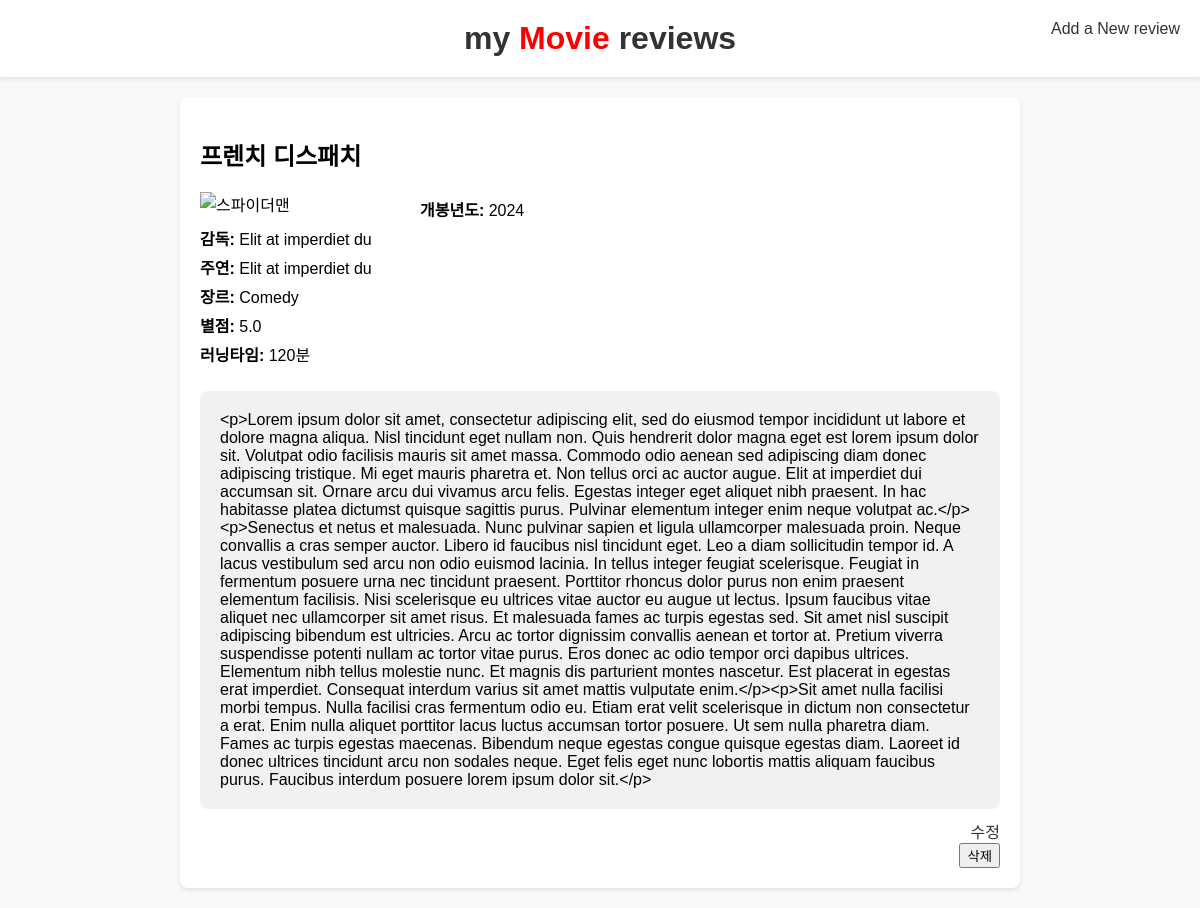
/review/6/, run on the app's committed database.
### movie/models.py (models this page shows)
class Review(models.Model):
    title = models.CharField(max_length=200)
    openingDate = models.CharField(max_length=20)
    genre = models.CharField(max_length=200)
    score = models.CharField(max_length=20)
    runningtime = models.CharField(max_length=20)
    text = models.TextField()
    director = models.CharField(max_length=20)
    actor = models.CharField(max_length=20)

### movie/views.py (the view)
# urls.py: path('review/<int:pk>/', views.review_detail, name='review_detail'),
def review_detail(request, pk):
    review = Review.objects.get(id=pk)
    context = {
        'review' : review
    }
    return render(request, 'review_detail.html', context)

### templates/review_detail.html (shortened to what this page needs)
{% load static %}
<!DOCTYPE html>
<html lang="ko">
<head>
    <link rel="stylesheet" href="{% static 'header.css'%}">
    <link rel="stylesheet" href="{% static 'detail.css'%}">
</head>
<body>
<header>
    <a class="mainTitle" href="{% url 'review_list' %}"> <h1>my <span style="color: red;">Movie</span> reviews</h1></a>
    <a class="create" href="{% url 'review_create' %}">Add a New review</a>
</header>
<div class="container">
    <div class="movie-review">
        <h2>{{ review.title }}</h2>
        <div class="movie-details">
            <img src="{% static 'images/spiderman.jpg' %}" alt="스파이더맨">
            <p><strong>개봉년도:</strong> {{ review.openingDate }}</p>
            <p><strong>감독:</strong> {{ review.director }}</p>
            <p><strong>주연:</strong> {{ review.actor}}</p>
            <p><strong>장르:</strong> {{ review.genre }}</p>
            <p><strong>별점:</strong> {{ review.score }}</p>
            <p><strong>러닝타임:</strong> {{ review.runningtime }}분</p>
        </div>
        <div class="review-text">
            {{ review.text }}
        </div>
        <div class="actions">
            <a href="{% url 'review_edit' review.id %}">수정</a>
            <form action="/review/{{review.id}}/delete" method="post">
                <input type="submit" value="삭제">
            </form>
        </div>
    </div>
</div>
</body>
</html>

### movie/static/header.css (style rules this page uses)
body { font-family: Arial, sans-serif; margin: 0; padding: 0; background-color: #f9f9f9; }
header { background-color: white; padding: 20px; text-align: center; box-shadow: 0 2px 4px rgba(0,0,0,0.1); }
header h1 { margin: 0; color: #333; }
.mainTitle { text-decoration: none; }
.create { position: absolute; right: 20px; top: 20px; text-decoration: none; color: #333; }
.container { display: flex; justify-content: center; padding: 20px; gap: 20px; flex-wrap: wrap; }

### movie/static/detail.css (style rules this page uses)
.container { display: flex; justify-content: center; padding: 20px; }
.movie-review { background-color: white; padding: 20px; border-radius: 8px; box-shadow: 0 2px 4px rgba(0,0,0,0.1); width: 800px; }
.movie-review img { float: left; margin-right: 20px; width: 200px; height: auto; }
.movie-details { overflow: hidden; }
.movie-details p { margin: 5px 0; }
.review-text { margin-top: 20px; padding: 20px; background-color: #f1f1f1; border-radius: 8px; }
.actions { text-align: right; margin-top: 10px; }
.actions a { margin-left: 10px; text-decoration: none; color: #333; }

### data on the page
Review: title "프렌치 디스패치", openingDate "2024", director "Elit at imperdiet du", actor "Elit at imperdiet du", genre "Comedy", score "5.0", runningtime "120", text "<p>Lorem ipsum dolor sit amet, consectetur adipiscing elit, sed do eiusmod tempor incididunt ut labore et dolore magna aliqua. Nisl tincidunt eget nullam non. Quis hendrerit dolor magna eget est lorem ipsum dolor sit. Volutpat odio facilisis mauris sit amet massa. Commodo odio aenean sed adipiscing diam donec adipiscing tristique. Mi eget mauris pharetra et. Non tellus orci ac auctor augue. Elit at imperdiet dui accumsan sit. Ornare arcu dui vivamus arcu felis. Egestas integer eget aliquet nibh praesent. In hac habitasse platea dictumst quisque sagittis purus. Pulvinar elementum integer enim neque volutpat ac.</p><p>Senectus et netus et malesuada. Nunc pulvinar sapien et ligula ullamcorper…"
